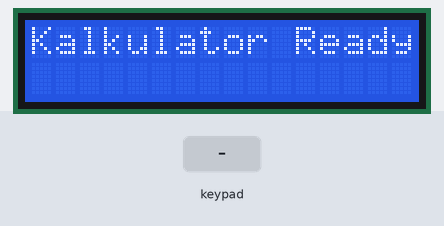
This sketch was run on a simulated Arduino Uno, built with avr-gcc and run on an emulated ATmega328P. Shown: 16×2 character LCD. The test bench sets the inputs (shaded band).

Above: at 0.1 s.
2.3 s: keypad keys 7 + 5 = pressed 0.4 s apart
At 4.3 s:
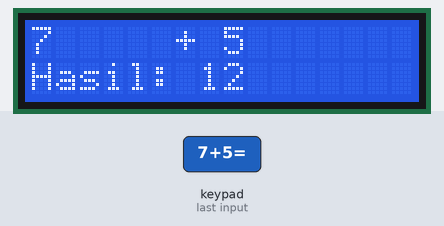
5.4 s: key '-' pressed
6.9 s: key '*' pressed
8.4 s: keypad keys 8 / 2 = pressed 0.4 s apart
At 10.2 s:
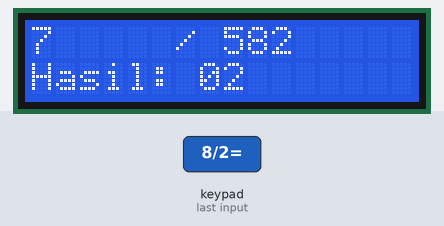
11.5 s: key 'C' pressed
At 12.6 s:
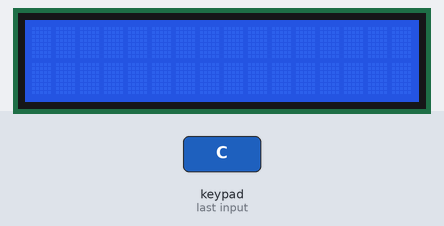
13.0 s: keypad keys 2 3 4 5 * pressed 0.4 s apart
At 14.9 s:
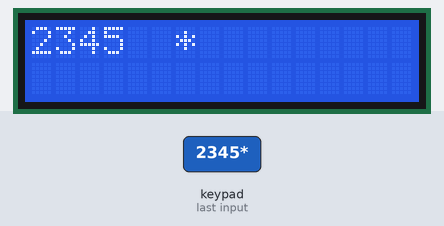
Timing chart, 0 to 16.4 s (numbered marks = the images above; inputs shaded):
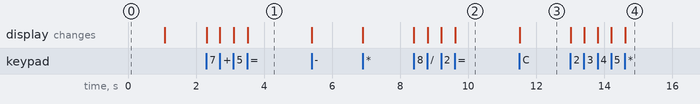

Measured:
- after the input at 2.3 s, the display: first changes at once (image 1 shows a later state)
- after the input at 8.4 s, the display: first changes at once (image 2 shows a later state)
- after the input at 11.5 s, the display: changes at once (image 3)
- after the input at 13.0 s, the display: first changes at once (image 4 shows a later state)

The sketch:

kalkulator.ino
```cpp
#include <Keypad.h>
#include <Wire.h>
#include <LiquidCrystal_I2C.h>

LiquidCrystal_I2C lcd(0x27, 16, 2);

const byte ROWS = 4;
const byte COLS = 4;
char keys[ROWS][COLS] = {
  {'1', '2', '3', '+'},
  {'4', '5', '6', '-'},
  {'7', '8', '9', '*'},
  {'C', '0', '=', '/'}
};

byte rowPins[ROWS] = {2, 3, 4, 5};
byte colPins[COLS] = {9, 8, 7, 6};

Keypad keypad = Keypad(makeKeymap(keys), rowPins, colPins, ROWS, COLS);

long num1 = 0, num2 = 0;
char oper;
bool isSecondNum = false;

void setup() {
  lcd.init();
  lcd.backlight();
  lcd.print("Kalkulator Ready");
  delay(1000);
  lcd.clear();
}

void loop() {
  char key = keypad.getKey();
  if (key) {
    if (key >= '0' && key <= '9') {
      if (!isSecondNum) {
        num1 = (num1 * 10) + (key - '0');
        lcd.setCursor(0, 0); lcd.print(num1);
      } else {
        num2 = (num2 * 10) + (key - '0');
        lcd.setCursor(8, 0); lcd.print(num2);
      }
    } else if (key == '+' || key == '-' || key == '*' || key == '/') {
      oper = key;
      isSecondNum = true;
      lcd.setCursor(6, 0); lcd.print(oper);
    } else if (key == '=') {
      long result = 0;
      if (oper == '+') result = num1 + num2;
      else if (oper == '-') result = num1 - num2;
      else if (oper == '*') result = num1 * num2;
      else if (oper == '/') result = (num2 != 0) ? num1 / num2 : 0;

      lcd.setCursor(0, 1);
      lcd.print("Hasil: ");
      lcd.print(result);
    } else if (key == 'C') {
      num1 = 0; num2 = 0; isSecondNum = false;
      lcd.clear();
    }
  }
}
```
